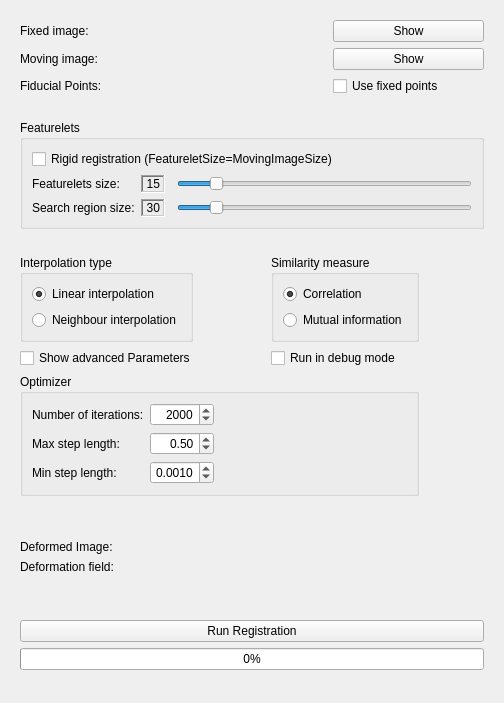
<?xml version="1.0" encoding="UTF-8"?>
<ui version="4.0">
 <class>qSlicerRegistrationModuleWidget</class>
 <widget class="qSlicerWidget" name="qSlicerRegistrationModuleWidget">
  <property name="enabled">
   <bool>true</bool>
  </property>
  <property name="geometry">
   <rect>
    <x>0</x>
    <y>0</y>
    <width>504</width>
    <height>703</height>
   </rect>
  </property>
  <property name="windowTitle">
   <string>Form</string>
  </property>
  <layout class="QVBoxLayout" name="verticalLayout">
   <item>
    <widget class="ctkCollapsibleButton" name="CTKCollapsibleButton_Input" native="true">
     <property name="text" stdset="0">
      <string>Input</string>
     </property>
     <layout class="QGridLayout" name="gridLayout">
      <item row="0" column="2">
       <widget class="qMRMLNodeComboBox" name="FixedImageComboBox" native="true">
        <property name="cursor">
         <cursorShape>PointingHandCursor</cursorShape>
        </property>
        <property name="toolTip">
         <string>Select the volume intended to be used as reference image</string>
        </property>
        <property name="nodeTypes" stdset="0">
         <stringlist>
          <string>vtkMRMLScalarVolumeNode</string>
         </stringlist>
        </property>
        <property name="addEnabled" stdset="0">
         <bool>false</bool>
        </property>
       </widget>
      </item>
      <item row="0" column="1">
       <widget class="QLabel" name="label_fixed">
        <property name="text">
         <string>Fixed image:</string>
        </property>
       </widget>
      </item>
      <item row="1" column="1">
       <widget class="QLabel" name="label_moving">
        <property name="text">
         <string>Moving image:</string>
        </property>
       </widget>
      </item>
      <item row="1" column="2">
       <widget class="qMRMLNodeComboBox" name="MovingImageComboBox" native="true">
        <property name="cursor">
         <cursorShape>PointingHandCursor</cursorShape>
        </property>
        <property name="toolTip">
         <string>Select the volume intended to be used as moving image</string>
        </property>
        <property name="nodeTypes" stdset="0">
         <stringlist>
          <string>vtkMRMLScalarVolumeNode</string>
         </stringlist>
        </property>
        <property name="addEnabled" stdset="0">
         <bool>false</bool>
        </property>
       </widget>
      </item>
      <item row="0" column="3">
       <widget class="QPushButton" name="ShowButton">
        <property name="cursor">
         <cursorShape>PointingHandCursor</cursorShape>
        </property>
        <property name="toolTip">
         <string>Shows the selected fixed image</string>
        </property>
        <property name="text">
         <string>Show</string>
        </property>
       </widget>
      </item>
      <item row="1" column="3">
       <widget class="QPushButton" name="ShowButton2">
        <property name="cursor">
         <cursorShape>PointingHandCursor</cursorShape>
        </property>
        <property name="toolTip">
         <string>Shows the selected moving image</string>
        </property>
        <property name="text">
         <string>Show</string>
        </property>
       </widget>
      </item>
      <item row="2" column="1">
       <widget class="QLabel" name="label_fiducial">
        <property name="visible">
         <bool>false</bool>
        </property>
        <property name="text">
         <string>Fiducial Points:</string>
        </property>
       </widget>
      </item>
      <item row="2" column="2">
       <widget class="qMRMLNodeComboBox" name="FiducialPointsComboBox" native="true">
        <property name="cursor">
         <cursorShape>PointingHandCursor</cursorShape>
        </property>
        <property name="visible">
         <bool>false</bool>
        </property>
        <property name="toolTip">
         <string>To edit the fiducial points use the Slicer module ,,Markups''.</string>
        </property>
        <property name="nodeTypes" stdset="0">
         <stringlist>
          <string>vtkMRMLMarkupsFiducialNode</string>
         </stringlist>
        </property>
        <property name="addEnabled" stdset="0">
         <bool>true</bool>
        </property>
        <property name="renameEnabled" stdset="0">
         <bool>true</bool>
        </property>
       </widget>
      </item>
      <item row="2" column="3">
       <widget class="QCheckBox" name="checkBox_2">
        <property name="cursor">
         <cursorShape>PointingHandCursor</cursorShape>
        </property>
        <property name="toolTip">
         <string>Click if you want to define points which should not move.</string>
        </property>
        <property name="text">
         <string>Use fixed points</string>
        </property>
       </widget>
      </item>
     </layout>
    </widget>
   </item>
   <item>
    <widget class="ctkCollapsibleButton" name="CTKCollapsibleButton_Parameters" native="true">
     <property name="text" stdset="0">
      <string>Parameters</string>
     </property>
     <layout class="QGridLayout" name="gridLayout_2">
      <item row="3" column="6">
       <spacer name="horizontalSpacer">
        <property name="orientation">
         <enum>Qt::Horizontal</enum>
        </property>
        <property name="sizeHint" stdset="0">
         <size>
          <width>10</width>
          <height>20</height>
         </size>
        </property>
       </spacer>
      </item>
      <item row="7" column="1">
       <spacer name="verticalSpacer_2">
        <property name="orientation">
         <enum>Qt::Vertical</enum>
        </property>
        <property name="sizeHint" stdset="0">
         <size>
          <width>20</width>
          <height>20</height>
         </size>
        </property>
       </spacer>
      </item>
      <item row="3" column="0" colspan="3">
       <widget class="QGroupBox" name="groupBox_2">
        <property name="title">
         <string>Interpolation type</string>
        </property>
        <layout class="QVBoxLayout" name="verticalLayout_4">
         <item>
          <widget class="QRadioButton" name="radioButton_Interpolation">
           <property name="cursor">
            <cursorShape>PointingHandCursor</cursorShape>
           </property>
           <property name="text">
            <string>Linear interpolation</string>
           </property>
           <property name="checked">
            <bool>true</bool>
           </property>
          </widget>
         </item>
         <item>
          <widget class="QRadioButton" name="radioButton_Interpolation_2">
           <property name="cursor">
            <cursorShape>PointingHandCursor</cursorShape>
           </property>
           <property name="text">
            <string>Neighbour interpolation</string>
           </property>
          </widget>
         </item>
        </layout>
       </widget>
      </item>
      <item row="3" column="3">
       <spacer name="horizontalSpacer_3">
        <property name="orientation">
         <enum>Qt::Horizontal</enum>
        </property>
        <property name="sizeHint" stdset="0">
         <size>
          <width>10</width>
          <height>20</height>
         </size>
        </property>
       </spacer>
      </item>
      <item row="3" column="5">
       <widget class="QGroupBox" name="groupBox">
        <property name="title">
         <string>Similarity measure</string>
        </property>
        <layout class="QVBoxLayout" name="verticalLayout_2">
         <item>
          <widget class="QRadioButton" name="radioButton_Similarity">
           <property name="cursor">
            <cursorShape>PointingHandCursor</cursorShape>
           </property>
           <property name="text">
            <string>Correlation</string>
           </property>
           <property name="checked">
            <bool>true</bool>
           </property>
           <property name="autoExclusive">
            <bool>true</bool>
           </property>
          </widget>
         </item>
         <item>
          <widget class="QRadioButton" name="radioButton_Similarity_2">
           <property name="cursor">
            <cursorShape>PointingHandCursor</cursorShape>
           </property>
           <property name="text">
            <string>Mutual information</string>
           </property>
          </widget>
         </item>
        </layout>
       </widget>
      </item>
      <item row="2" column="0">
       <spacer name="verticalSpacer_3">
        <property name="orientation">
         <enum>Qt::Vertical</enum>
        </property>
        <property name="sizeHint" stdset="0">
         <size>
          <width>20</width>
          <height>20</height>
         </size>
        </property>
       </spacer>
      </item>
      <item row="4" column="5">
       <widget class="QCheckBox" name="checkBox_3">
        <property name="cursor">
         <cursorShape>PointingHandCursor</cursorShape>
        </property>
        <property name="visible">
         <bool>false</bool>
        </property>
        <property name="toolTip">
         <string>In debug mode additional information is shown in the terminal.</string>
        </property>
        <property name="text">
         <string>Run in debug mode</string>
        </property>
       </widget>
      </item>
      <item row="1" column="0" colspan="7">
       <widget class="QGroupBox" name="groupBox_4">
        <property name="title">
         <string>Featurelets</string>
        </property>
        <layout class="QGridLayout" name="gridLayout_5">
         <item row="0" column="0" colspan="4">
          <widget class="QCheckBox" name="checkBox_4">
           <property name="cursor">
            <cursorShape>PointingHandCursor</cursorShape>
           </property>
           <property name="toolTip">
            <string>Featurelet size = Moving image size
Search region size = Fixed image size
Hint: in this case the progress bar does not work (there is only one optimization process and it is not known apriori how long it takes)</string>
           </property>
           <property name="text">
            <string>Rigid registration (FeatureletSize=MovingImageSize)</string>
           </property>
          </widget>
         </item>
         <item row="2" column="3">
          <widget class="QSlider" name="horizontalSlider_2">
           <property name="cursor">
            <cursorShape>PointingHandCursor</cursorShape>
           </property>
           <property name="toolTip">
            <string>Edit the size of the search region</string>
           </property>
           <property name="minimum">
            <number>8</number>
           </property>
           <property name="maximum">
            <number>200</number>
           </property>
           <property name="value">
            <number>30</number>
           </property>
           <property name="orientation">
            <enum>Qt::Horizontal</enum>
           </property>
          </widget>
         </item>
         <item row="1" column="0">
          <widget class="QLabel" name="label_featureletsSize">
           <property name="text">
            <string>Featurelets size:</string>
           </property>
          </widget>
         </item>
         <item row="2" column="1">
          <widget class="QLabel" name="label_DisplaySearchSize">
           <property name="toolTip">
            <string>Current size of the search region</string>
           </property>
           <property name="frameShape">
            <enum>QFrame::WinPanel</enum>
           </property>
           <property name="frameShadow">
            <enum>QFrame::Sunken</enum>
           </property>
           <property name="text">
            <string>30</string>
           </property>
           <property name="alignment">
            <set>Qt::AlignRight|Qt::AlignTrailing|Qt::AlignVCenter</set>
           </property>
          </widget>
         </item>
         <item row="1" column="3">
          <widget class="QSlider" name="horizontalSlider">
           <property name="cursor">
            <cursorShape>PointingHandCursor</cursorShape>
           </property>
           <property name="toolTip">
            <string>Edit the size of one featurelet</string>
           </property>
           <property name="minimum">
            <number>4</number>
           </property>
           <property name="maximum">
            <number>100</number>
           </property>
           <property name="value">
            <number>15</number>
           </property>
           <property name="orientation">
            <enum>Qt::Horizontal</enum>
           </property>
          </widget>
         </item>
         <item row="1" column="1">
          <widget class="QLabel" name="label_DisplayFeatureletsSize">
           <property name="toolTip">
            <string>Current size of one featurelet</string>
           </property>
           <property name="frameShape">
            <enum>QFrame::WinPanel</enum>
           </property>
           <property name="frameShadow">
            <enum>QFrame::Sunken</enum>
           </property>
           <property name="text">
            <string>15</string>
           </property>
           <property name="alignment">
            <set>Qt::AlignRight|Qt::AlignTrailing|Qt::AlignVCenter</set>
           </property>
          </widget>
         </item>
         <item row="2" column="0">
          <widget class="QLabel" name="label_searchSize">
           <property name="text">
            <string>Search region size:</string>
           </property>
          </widget>
         </item>
        </layout>
       </widget>
      </item>
      <item row="4" column="0" colspan="4">
       <widget class="QCheckBox" name="checkBox">
        <property name="cursor">
         <cursorShape>PointingHandCursor</cursorShape>
        </property>
        <property name="text">
         <string>Show advanced Parameters</string>
        </property>
        <property name="checked">
         <bool>false</bool>
        </property>
       </widget>
      </item>
      <item row="6" column="0" colspan="6">
       <widget class="QGroupBox" name="groupBox_3">
        <property name="enabled">
         <bool>true</bool>
        </property>
        <property name="visible">
         <bool>false</bool>
        </property>
        <property name="title">
         <string>Optimizer</string>
        </property>
        <layout class="QGridLayout" name="gridLayout_4">
         <item row="1" column="0">
          <widget class="QLabel" name="label_2">
           <property name="text">
            <string>Max step length:</string>
           </property>
          </widget>
         </item>
         <item row="0" column="0">
          <widget class="QLabel" name="label">
           <property name="text">
            <string>Number of iterations:</string>
           </property>
          </widget>
         </item>
         <item row="2" column="0">
          <widget class="QLabel" name="label_3">
           <property name="text">
            <string>Min step length:</string>
           </property>
          </widget>
         </item>
         <item row="0" column="1">
          <widget class="QSpinBox" name="spinBox_NumberIterations">
           <property name="cursor">
            <cursorShape>PointingHandCursor</cursorShape>
           </property>
           <property name="alignment">
            <set>Qt::AlignRight|Qt::AlignTrailing|Qt::AlignVCenter</set>
           </property>
           <property name="minimum">
            <number>30</number>
           </property>
           <property name="maximum">
            <number>3000</number>
           </property>
           <property name="singleStep">
            <number>10</number>
           </property>
           <property name="value">
            <number>2000</number>
           </property>
          </widget>
         </item>
         <item row="1" column="1">
          <widget class="QDoubleSpinBox" name="doubleSpinBox_Max">
           <property name="cursor">
            <cursorShape>PointingHandCursor</cursorShape>
           </property>
           <property name="toolTip">
            <string>For linear interpolation the initial value would be 0.05.
The value of 0.5 is good for neighbour interpolation.</string>
           </property>
           <property name="alignment">
            <set>Qt::AlignRight|Qt::AlignTrailing|Qt::AlignVCenter</set>
           </property>
           <property name="minimum">
            <double>0.010000000000000</double>
           </property>
           <property name="maximum">
            <double>1.000000000000000</double>
           </property>
           <property name="singleStep">
            <double>0.010000000000000</double>
           </property>
           <property name="value">
            <double>0.500000000000000</double>
           </property>
          </widget>
         </item>
         <item row="2" column="1">
          <widget class="QDoubleSpinBox" name="doubleSpinBox_Min">
           <property name="cursor">
            <cursorShape>PointingHandCursor</cursorShape>
           </property>
           <property name="toolTip">
            <string>For linear interpolation the initial value would be 0.0001.
The value of 0.001 is good for neighbour interpolation.</string>
           </property>
           <property name="alignment">
            <set>Qt::AlignRight|Qt::AlignTrailing|Qt::AlignVCenter</set>
           </property>
           <property name="decimals">
            <number>4</number>
           </property>
           <property name="minimum">
            <double>0.000100000000000</double>
           </property>
           <property name="maximum">
            <double>0.010000000000000</double>
           </property>
           <property name="singleStep">
            <double>0.000100000000000</double>
           </property>
           <property name="value">
            <double>0.001000000000000</double>
           </property>
          </widget>
         </item>
         <item row="0" column="2">
          <spacer name="horizontalSpacer_2">
           <property name="orientation">
            <enum>Qt::Horizontal</enum>
           </property>
           <property name="sizeHint" stdset="0">
            <size>
             <width>40</width>
             <height>20</height>
            </size>
           </property>
          </spacer>
         </item>
        </layout>
       </widget>
      </item>
      <item row="6" column="6">
       <spacer name="horizontalSpacer_4">
        <property name="orientation">
         <enum>Qt::Horizontal</enum>
        </property>
        <property name="sizeHint" stdset="0">
         <size>
          <width>40</width>
          <height>20</height>
         </size>
        </property>
       </spacer>
      </item>
     </layout>
    </widget>
   </item>
   <item>
    <widget class="ctkCollapsibleButton" name="CTKCollapsibleButton_Output" native="true">
     <property name="text" stdset="0">
      <string>Output</string>
     </property>
     <layout class="QGridLayout" name="gridLayout_3">
      <item row="4" column="0" colspan="2">
       <widget class="QProgressBar" name="progressBar">
        <property name="value">
         <number>0</number>
        </property>
       </widget>
      </item>
      <item row="0" column="0">
       <widget class="QLabel" name="label_deformed">
        <property name="text">
         <string>Deformed Image:</string>
        </property>
       </widget>
      </item>
      <item row="0" column="1">
       <widget class="qMRMLNodeComboBox" name="DeformedImageComboBox" native="true">
        <property name="cursor">
         <cursorShape>PointingHandCursor</cursorShape>
        </property>
        <property name="toolTip">
         <string>Add/Select a Node for the ouput data</string>
        </property>
        <property name="nodeTypes" stdset="0">
         <stringlist>
          <string>vtkMRMLScalarVolumeNode</string>
         </stringlist>
        </property>
        <property name="addEnabled" stdset="0">
         <bool>true</bool>
        </property>
        <property name="renameEnabled" stdset="0">
         <bool>false</bool>
        </property>
       </widget>
      </item>
      <item row="1" column="0">
       <widget class="QLabel" name="label_field">
        <property name="text">
         <string>Deformation field:</string>
        </property>
       </widget>
      </item>
      <item row="1" column="1">
       <widget class="qMRMLNodeComboBox" name="DeformationFieldComboBox" native="true">
        <property name="cursor">
         <cursorShape>PointingHandCursor</cursorShape>
        </property>
        <property name="nodeTypes" stdset="0">
         <stringlist>
          <string>vtkMRMLTransformNode</string>
         </stringlist>
        </property>
        <property name="addEnabled" stdset="0">
         <bool>true</bool>
        </property>
        <property name="renameEnabled" stdset="0">
         <bool>true</bool>
        </property>
       </widget>
      </item>
      <item row="3" column="0" colspan="2">
       <widget class="QPushButton" name="RunButton">
        <property name="cursor">
         <cursorShape>PointingHandCursor</cursorShape>
        </property>
        <property name="toolTip">
         <string>Press the button to register the moving image onto the fixed image and obtain a deformation field</string>
        </property>
        <property name="text">
         <string>Run Registration</string>
        </property>
       </widget>
      </item>
      <item row="2" column="0">
       <spacer name="verticalSpacer_4">
        <property name="orientation">
         <enum>Qt::Vertical</enum>
        </property>
        <property name="sizeHint" stdset="0">
         <size>
          <width>20</width>
          <height>40</height>
         </size>
        </property>
       </spacer>
      </item>
     </layout>
    </widget>
   </item>
   <item>
    <spacer name="verticalSpacer">
     <property name="orientation">
      <enum>Qt::Vertical</enum>
     </property>
     <property name="sizeHint" stdset="0">
      <size>
       <width>0</width>
       <height>0</height>
      </size>
     </property>
    </spacer>
   </item>
  </layout>
 </widget>
 <customwidgets>
  <customwidget>
   <class>qMRMLNodeComboBox</class>
   <extends>QWidget</extends>
   <header>qMRMLNodeComboBox.h</header>
   <container>1</container>
  </customwidget>
  <customwidget>
   <class>qSlicerWidget</class>
   <extends>QWidget</extends>
   <header>qSlicerWidget.h</header>
   <container>1</container>
  </customwidget>
  <customwidget>
   <class>ctkCollapsibleButton</class>
   <extends>QWidget</extends>
   <header>ctkCollapsibleButton.h</header>
   <container>1</container>
  </customwidget>
 </customwidgets>
 <resources/>
 <connections>
  <connection>
   <sender>qSlicerRegistrationModuleWidget</sender>
   <signal>mrmlSceneChanged(vtkMRMLScene*)</signal>
   <receiver>FixedImageComboBox</receiver>
   <slot>setMRMLScene(vtkMRMLScene*)</slot>
   <hints>
    <hint type="sourcelabel">
     <x>245</x>
     <y>4</y>
    </hint>
    <hint type="destinationlabel">
     <x>341</x>
     <y>34</y>
    </hint>
   </hints>
  </connection>
  <connection>
   <sender>qSlicerRegistrationModuleWidget</sender>
   <signal>mrmlSceneChanged(vtkMRMLScene*)</signal>
   <receiver>DeformedImageComboBox</receiver>
   <slot>setMRMLScene(vtkMRMLScene*)</slot>
   <hints>
    <hint type="sourcelabel">
     <x>245</x>
     <y>4</y>
    </hint>
    <hint type="destinationlabel">
     <x>578</x>
     <y>564</y>
    </hint>
   </hints>
  </connection>
  <connection>
   <sender>qSlicerRegistrationModuleWidget</sender>
   <signal>mrmlSceneChanged(vtkMRMLScene*)</signal>
   <receiver>DeformationFieldComboBox</receiver>
   <slot>setMRMLScene(vtkMRMLScene*)</slot>
   <hints>
    <hint type="sourcelabel">
     <x>245</x>
     <y>4</y>
    </hint>
    <hint type="destinationlabel">
     <x>578</x>
     <y>587</y>
    </hint>
   </hints>
  </connection>
  <connection>
   <sender>qSlicerRegistrationModuleWidget</sender>
   <signal>mrmlSceneChanged(vtkMRMLScene*)</signal>
   <receiver>MovingImageComboBox</receiver>
   <slot>setMRMLScene(vtkMRMLScene*)</slot>
   <hints>
    <hint type="sourcelabel">
     <x>245</x>
     <y>4</y>
    </hint>
    <hint type="destinationlabel">
     <x>341</x>
     <y>67</y>
    </hint>
   </hints>
  </connection>
  <connection>
   <sender>qSlicerRegistrationModuleWidget</sender>
   <signal>mrmlSceneChanged(vtkMRMLScene*)</signal>
   <receiver>FiducialPointsComboBox</receiver>
   <slot>setMRMLScene(vtkMRMLScene*)</slot>
   <hints>
    <hint type="sourcelabel">
     <x>245</x>
     <y>4</y>
    </hint>
    <hint type="destinationlabel">
     <x>341</x>
     <y>67</y>
    </hint>
   </hints>
  </connection>
  <connection>
   <sender>horizontalSlider</sender>
   <signal>valueChanged(int)</signal>
   <receiver>label_DisplayFeatureletsSize</receiver>
   <slot>setNum(int)</slot>
   <hints>
    <hint type="sourcelabel">
     <x>578</x>
     <y>122</y>
    </hint>
    <hint type="destinationlabel">
     <x>238</x>
     <y>130</y>
    </hint>
   </hints>
  </connection>
  <connection>
   <sender>horizontalSlider_2</sender>
   <signal>valueChanged(int)</signal>
   <receiver>label_DisplaySearchSize</receiver>
   <slot>setNum(int)</slot>
   <hints>
    <hint type="sourcelabel">
     <x>576</x>
     <y>149</y>
    </hint>
    <hint type="destinationlabel">
     <x>238</x>
     <y>165</y>
    </hint>
   </hints>
  </connection>
  <connection>
   <sender>checkBox</sender>
   <signal>clicked(bool)</signal>
   <receiver>groupBox_3</receiver>
   <slot>setVisible(bool)</slot>
   <hints>
    <hint type="sourcelabel">
     <x>162</x>
     <y>299</y>
    </hint>
    <hint type="destinationlabel">
     <x>161</x>
     <y>333</y>
    </hint>
   </hints>
  </connection>
  <connection>
   <sender>checkBox_2</sender>
   <signal>clicked(bool)</signal>
   <receiver>FiducialPointsComboBox</receiver>
   <slot>setVisible(bool)</slot>
   <hints>
    <hint type="sourcelabel">
     <x>162</x>
     <y>299</y>
    </hint>
    <hint type="destinationlabel">
     <x>161</x>
     <y>333</y>
    </hint>
   </hints>
  </connection>
  <connection>
   <sender>checkBox_2</sender>
   <signal>clicked(bool)</signal>
   <receiver>label_fiducial</receiver>
   <slot>setVisible(bool)</slot>
   <hints>
    <hint type="sourcelabel">
     <x>162</x>
     <y>299</y>
    </hint>
    <hint type="destinationlabel">
     <x>161</x>
     <y>333</y>
    </hint>
   </hints>
  </connection>
  <connection>
   <sender>checkBox</sender>
   <signal>clicked(bool)</signal>
   <receiver>checkBox_3</receiver>
   <slot>setVisible(bool)</slot>
   <hints>
    <hint type="sourcelabel">
     <x>162</x>
     <y>299</y>
    </hint>
    <hint type="destinationlabel">
     <x>161</x>
     <y>333</y>
    </hint>
   </hints>
  </connection>
 </connections>
</ui>
